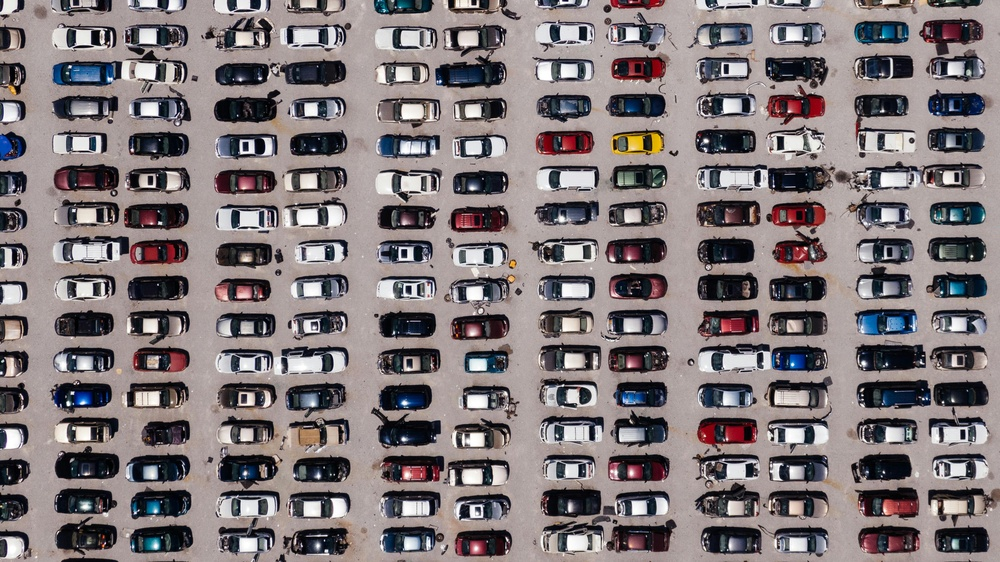
#> input picture cars.jpg, 1000 x 562 px, shrunk from 3431 x 1927 before the run
$ python ml-lab-3.py
#> lines starting #> are read from the running program, lines starting #| are printed output that depends on the picture
import cv2

img1 = cv2.imread('street.jpg')  # Ensure the image file names are correct
img2 = cv2.imread('cars.jpg')
#> img2 is the input picture: shape (562, 1000, 3); mean B, G, R 121.4, 119.6, 128.5
img3 = cv2.imread('kitten.jpg')
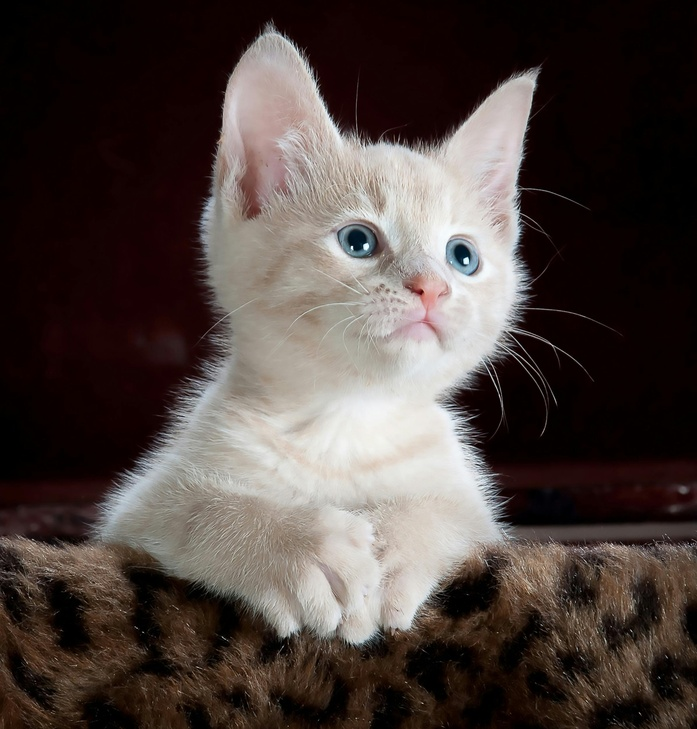
#> input picture kitten.jpg, 697 x 729 px, shrunk from 2392 x 2500 before the run
#> img3 is the input picture: shape (729, 697, 3); mean B, G, R 63.1, 66.9, 77.3
img4 = cv2.imread('circuit.jpg')
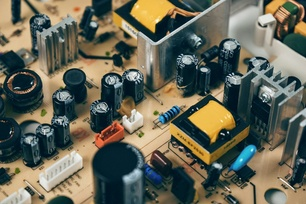
#> input picture circuit.jpg, 306 x 204 px, shrunk from 1049 x 699 before the run
#> img4 is the input picture: shape (204, 306, 3); mean B, G, R 86.6, 102, 101.4

if img1 is None or img2 is None or img3 is None or img4 is None:
    print("Error: One or more images could not be loaded.")
else:
    #  resizable windows
    cv2.namedWindow('Street', cv2.WINDOW_NORMAL)
    cv2.namedWindow('Cars', cv2.WINDOW_NORMAL)
    cv2.namedWindow('Kitten', cv2.WINDOW_NORMAL)
    cv2.namedWindow('Circuit', cv2.WINDOW_NORMAL)

    cv2.imshow('Street', img1)
    cv2.imshow('Cars', img2)
    cv2.imshow('Kitten', img3)
    cv2.imshow('Circuit', img4)

    cv2.waitKey(0)
    cv2.destroyAllWindows()
